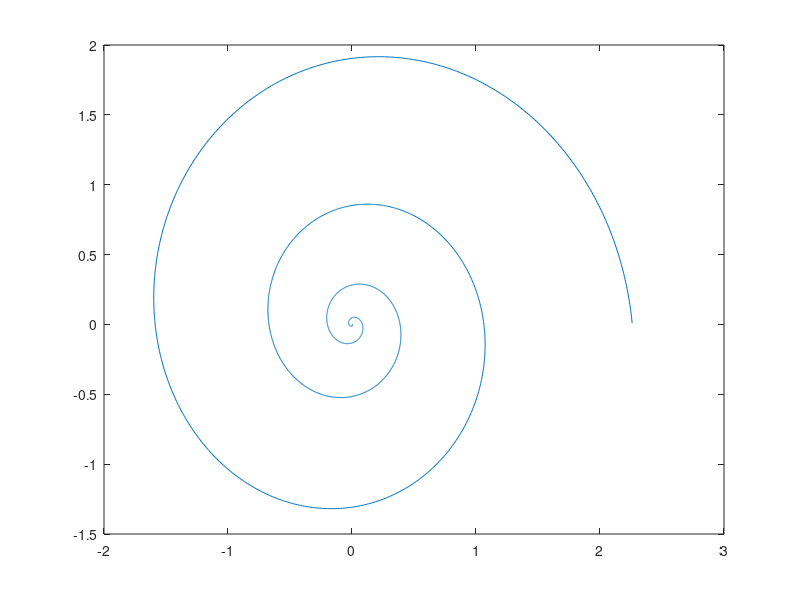

Recreate this plot in MATLAB. (Note: this script raises an error after producing the figure.)
s = 0:0.01:9*pi;
a = 0.0001;
fxt = @(s) -a*s.^3.*cos(-s);
fyt = @(s) -a*s.^3.*sin(-s);
dfxt = @(s) -3*a*s.^2.*cos(-s) - a*s.^3.*sin(-s) ;
dfyt = @(s) -3*a*s.^2.*sin(-s) + a*s.^3.*cos(-s) ;
plot(fxt(s),fyt(s));

rlines = [xs(1),ys(1),xs(end),ys(end)].';
dsig = 0.1;
rlengt = 1;
nlegs = 500; % ceil(4*rlengt/dsig);

quadnodesx = {};
quadnodesy = {};
quadweighs = {};
x = [];
y = [];
w = [];
for ii=1:numel(nlegs)
    [xl,wl,~,~] = lege.exps(nlegs(ii));
    xl = 8*pi*(xl+1)/2 + 3*pi;
    quadweighs{ii} = wl*rlengt(ii)/2.*sqrt(dfxt(xl).^2 + dfyt(xl).^2);
    quadnodesx{ii} = fxt(xl);
    quadnodesy{ii} = fyt(xl);
    x = [x;quadnodesx{ii}];
    y = [y;quadnodesy{ii}];
    w = [w;quadweighs{ii}];
end

xmin = -4;
xmax = 5;
ymin = -4;
ymax = 5;

h = 0.025;
xs = xmin:h:xmax;
ys = ymin:h:ymax;
[XG,YG] = ndgrid(xs,ys);
sz = size(XG);
XG = XG(:);
YG = YG(:);

[xtar,xsrc] = ndgrid(XG,x);
[ytar,ysrc] = ndgrid(YG,y);
amat = exp(-((xtar-xsrc).^2+(ytar-ysrc).^2)/(2*dsig^2)) ;
amatx = amat .* (- (xtar - xsrc) /  dsig^2) ; 
amaty = amat .* (- (ytar - ysrc) /  dsig^2) ; 
amatxx = amat .* (- 1 /  dsig^2) + amatx .* (- (xtar - xsrc) /  dsig^2);
amatxy = amaty .* (- (xtar - xsrc) /  dsig^2) ; 
amatyy = amat .* (- 1 /  dsig^2) + amaty .* (- (ytar - ysrc) /  dsig^2);

hvec = amat*w;
H = reshape(hvec,sz).';
XG = reshape(XG,sz).';
YG = reshape(YG,sz).';


hvec = amat*w;
H = reshape(hvec,sz).';

hxvec = amatx*w;
Hx = reshape(hxvec,sz).';

hyvec = amaty*w;
Hy = reshape(hyvec,sz).';

hxxvec = amatxx*w;
Hxx = reshape(hxxvec,sz).';

hxyvec = amatxy*w;
Hxy = reshape(hxyvec,sz).';

hyyvec = amatyy*w;
Hyy = reshape(hyyvec,sz).';

H0 = 2;
amp = -1;
freq = 1;
gbar = 0;

const = amp/max(H(:));
H = H0+ H*const;
Hx = Hx*const;
Hy = Hy*const;
Hxx = Hxx*const;
Hxy = Hxy*const;
Hyy = Hyy*const;

alpha = E*H.^3/(12*(1-nu^2));
beta = (rhoi*H*freq^2 - rhow*g);

abar = alpha - a0;
bbar = beta - b0;

ax = 3*E*H.^2.*Hx/(12*(1-nu^2));
ay = 3*E*H.^2.*Hy/(12*(1-nu^2));

axx = 6*E*H.*Hx.^2/(12*(1-nu^2)) + 3*E*H.^2.*Hxx/(12*(1-nu^2));
axy = 6*E*H.*Hx.*Hy/(12*(1-nu^2)) + 3*E*H.^2.*Hxy/(12*(1-nu^2));
ayy = 6*E*H.*Hy.^2/(12*(1-nu^2)) + 3*E*H.^2.*Hyy/(12*(1-nu^2));

coefs = {a0,abar,b0,bbar,g0,gbar,ax,ay,axx,axy,ayy,nu}; 
Hs = {H,Hx,Hy,Hxx,Hxy,Hyy};

[X,Y] = meshgrid(xs,ys);

pl1 = pcolor(X,Y,H);
pl1.EdgeColor = 'none';
colorbar


